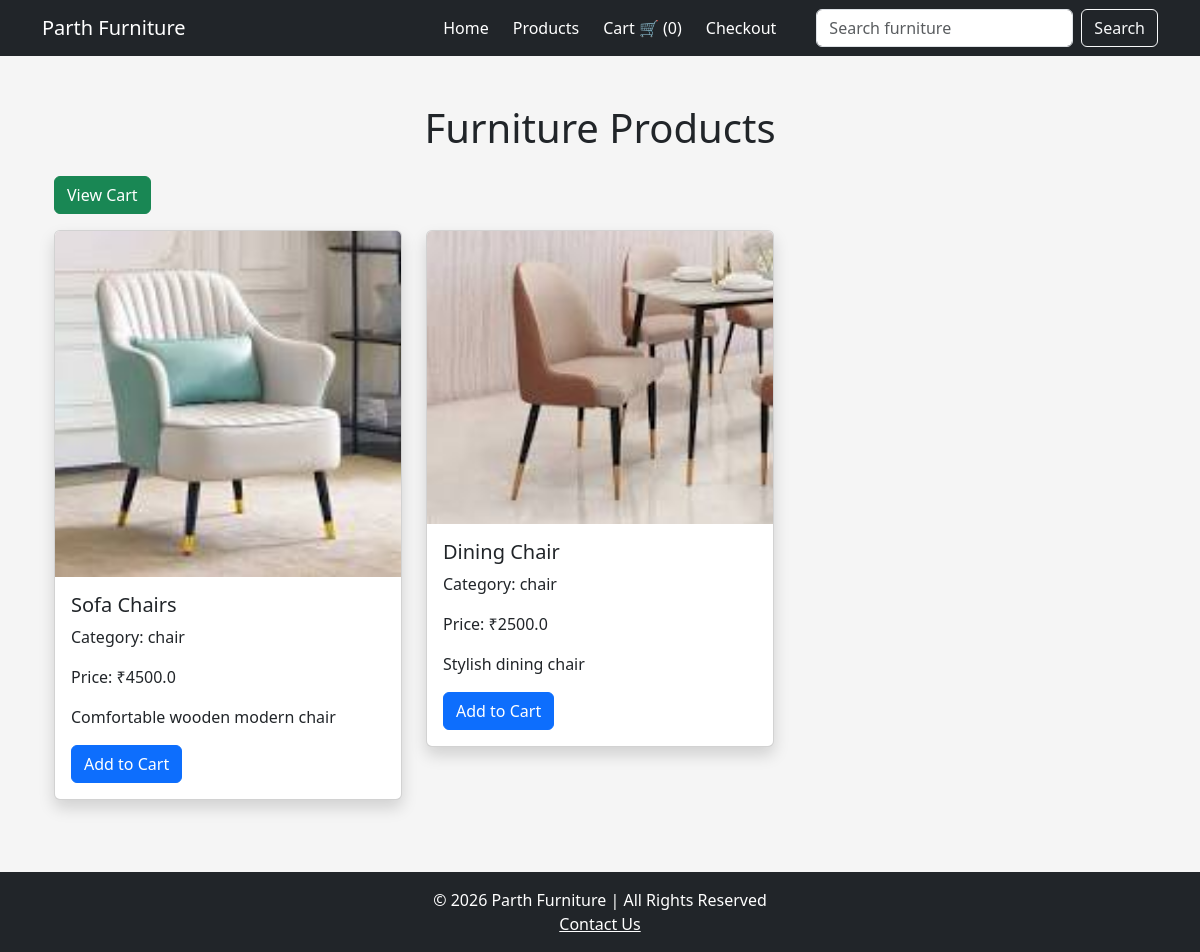
The app's page /chairs/ with its own data.
### store/models.py (models this page shows, shortened)
class Product(models.Model):
    CATEGORY_CHOICES = (
        ('sofa', 'Sofa'),
        ('chair', 'Chair'),
    )
    name = models.CharField(max_length=200)
    category = models.CharField(max_length=20, choices=CATEGORY_CHOICES)
    price = models.FloatField()
    description = models.TextField()
    stock = models.IntegerField()
    image = models.ImageField(upload_to='products/', null=True, blank=True)

### store/views.py (the view)
# urls.py: path('chairs/', views.chair_products, name='chairs'),
def chair_products(request):
    products = Product.objects.filter(category='chair')
    return render(request, 'products.html', {'products': products})

### store/views.py (called while the page is built)
def cart_count(request):
    count = Cart.objects.count()
    return {'cart_count': count}

### store/templates/products.html
{% extends 'base.html' %}
{% block content %}
<div class="container mt-5">
    <h1 class="text-center mb-4">Furniture Products</h1>
    <a href="/cart/" class="btn btn-success mb-3">
        View Cart
    </a>
    <div class="row">
        {% for product in products %}
        <div class="col-md-4">
            <div class="card mb-4 shadow">
                <img src="{{ product.image.url }}" class="card-img-top">
                <div class="card-body">
                    <h5 class="card-title">{{ product.name }}</h5>
                    <p class="card-text">
                        Category: {{ product.category }}
                    </p>
                    <p class="card-text">
                        Price: ₹{{ product.price }}
                    </p>
                    <p class="card-text">
                        {{ product.description }}
                    </p>
                    <a href="{% url 'add_to_cart' product.id %}" class="btn btn-primary">
                        Add to Cart
                    </a>
                </div>
            </div>
        </div>
        {% endfor %}
    </div>
</div>
{% endblock %}

### static/css/style.css (style rules this page uses)
body { background:#f5f5f5; }

### records on screen
Product: image (picture), name "Sofa Chairs", category "chair", price "4500.0", description "Comfortable wooden modern chair"
Product: image (picture), name "Dining Chair", category "chair", price "2500.0", description "Stylish dining chair"

### other values on screen
{{ cart_count }} "0"
